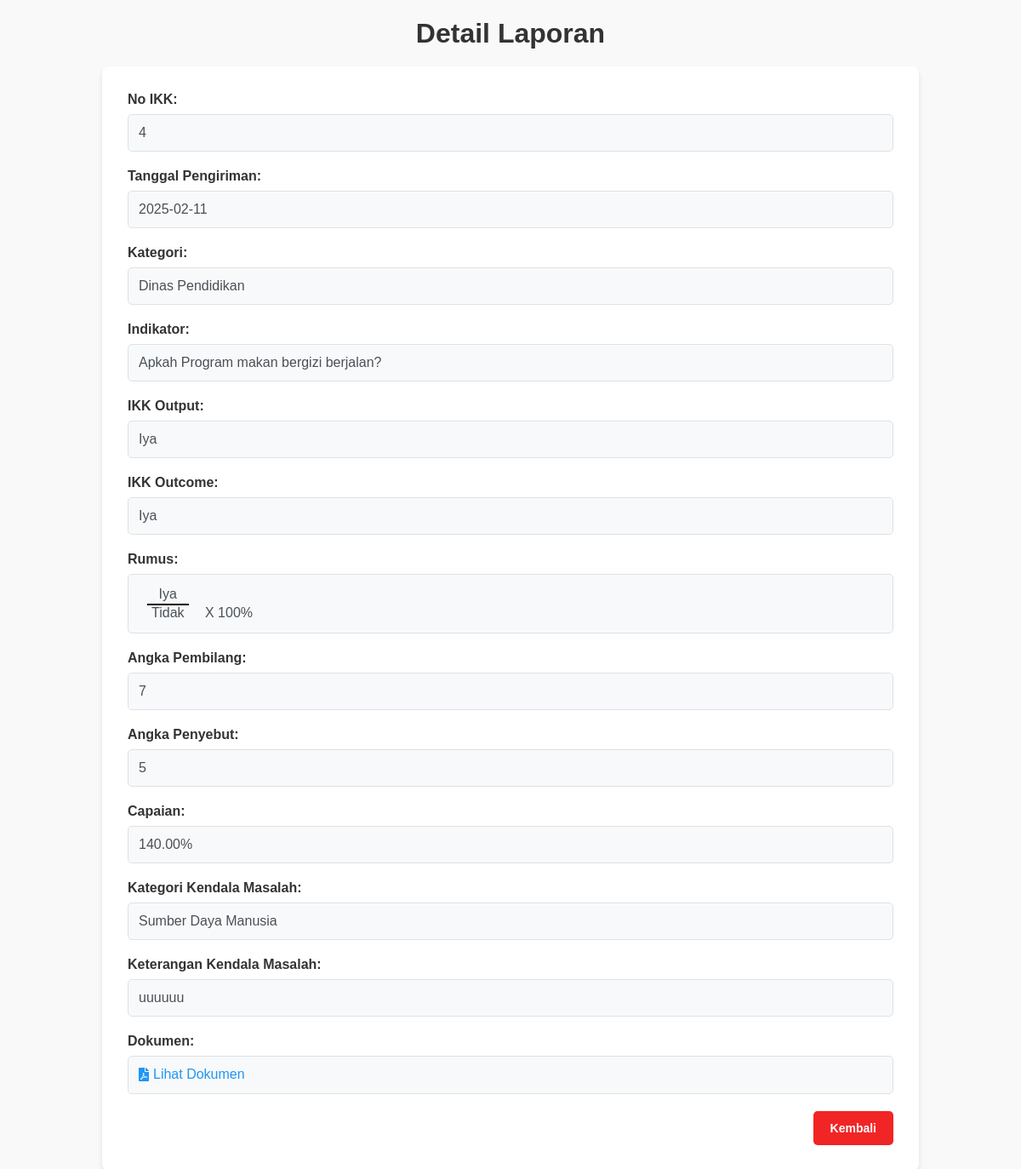
The app's page /detail_laporan.php?id=74 (signed in) with its own data.
### tables this page shows
CREATE TABLE `pelaporan_opd` (
  `id` int NOT NULL,
  `user_id` int NOT NULL,
  `no_ikk` varchar(100) NOT NULL,
  `tgl_pengiriman` date NOT NULL,
  `kategori_ikk` varchar(100) NOT NULL,
  `ikk_output` text NOT NULL,
  `ikk_outcome` varchar(200) NOT NULL,
  `indikator` varchar(200) NOT NULL,
  `penyebut` varchar(500) NOT NULL,
  `pembilang` varchar(500) NOT NULL,
  `angka_pembilang` int NOT NULL,
  `angka_penyebut` int NOT NULL,
  `capaian` decimal(10,0) NOT NULL,
  `kategori_kendala_masalah` varchar(255) NOT NULL,
  `penjelasan_kendala_masalah` text NOT NULL,
  `unggah_dokumen` varchar(255) NOT NULL,
  `status_laporan` varchar(255) NOT NULL,
  `tanggal_persetujuan` datetime DEFAULT NULL
);

CREATE TABLE `pelaporan_pem` (
  `id` int NOT NULL,
  `tgl_pengiriman` date NOT NULL,
  `no_ikk` varchar(200) NOT NULL,
  `kategori_ikk` varchar(200) NOT NULL,
  `ikk_output` text NOT NULL,
  `ikk_outcome` varchar(200) NOT NULL,
  `indikator` varchar(200) NOT NULL,
  `penyebut` varchar(200) NOT NULL,
  `pembilang` varchar(200) NOT NULL
);

### detail_laporan.php (the view, shortened to what this page needs)
<?php
include '../db_config/db_config.php';
$user_id = $_SESSION['user_id'];
$id = isset($_GET['id']) ? $_GET['id'] : '';
$query = "SELECT po.*, pp.pembilang, pp.penyebut
          FROM pelaporan_opd po
          LEFT JOIN pelaporan_pem pp ON po.id = pp.id
          WHERE po.id = ? AND po.user_id = ?";
$stmt = mysqli_prepare($conn, $query);
mysqli_stmt_bind_param($stmt, "is", $id, $user_id);
mysqli_stmt_execute($stmt);
$result = mysqli_stmt_get_result($stmt);
if ($result->num_rows > 0) {
    $data = mysqli_fetch_assoc($result);
} else {
    die("Data tidak ditemukan.");
}
?>
<!DOCTYPE html>
<html lang="id">
<head>
    <link rel="stylesheet" href="https://cdnjs.cloudflare.com/ajax/libs/font-awesome/5.15.4/css/all.min.css">
</head>
<body>
    <h1>Detail Laporan</h1>
    <div class="form">
        <div class="readonly-view">
            <div class="readonly-label">No IKK:</div>
            <div class="readonly-value"><?= htmlspecialchars($data['no_ikk']) ?></div>
        </div>
        <div class="readonly-view">
            <div class="readonly-label">Tanggal Pengiriman:</div>
            <div class="readonly-value"><?= htmlspecialchars($data['tgl_pengiriman']) ?></div>
        </div>
        <div class="readonly-view">
            <div class="readonly-label">Kategori:</div>
            <div class="readonly-value"><?= htmlspecialchars($data['kategori_ikk']) ?></div>
        </div>
        <div class="readonly-view">
            <div class="readonly-label">Indikator:</div>
            <div class="readonly-value"><?= htmlspecialchars($data['indikator']) ?></div>
        </div>
        <div class="readonly-view">
            <div class="readonly-label">IKK Output:</div>
            <div class="readonly-value"><?= nl2br(htmlspecialchars($data['ikk_output'])) ?></div>
        </div>
        <div class="readonly-view">
            <div class="readonly-label">IKK Outcome:</div>
            <div class="readonly-value"><?= htmlspecialchars($data['ikk_outcome']) ?></div>
        </div>
        <div class="container2">
            <div class="readonly-view">
                <div class="readonly-label">Rumus:</div>
                <div class="readonly-value">
                    <div class="fraction1">
                        <span class="numerator"><?= htmlspecialchars($data['pembilang']) ?></span>
                        <span class="denominator"><?= htmlspecialchars($data['penyebut']) ?></span>
                    </div>
                    <span class="multiply">X 100%</span>
                </div>
            </div>
            <div class="readonly-view">
                <div class="readonly-label">Angka Pembilang:</div>
                <div class="readonly-value"><?= htmlspecialchars($data['angka_pembilang']) ?></div>
            </div>
            <div class="readonly-view">
                <div class="readonly-label">Angka Penyebut:</div>
                <div class="readonly-value"><?= htmlspecialchars($data['angka_penyebut']) ?></div>
            </div>
            <div class="readonly-view">
                <div class="readonly-label">Capaian:</div>
                <div class="readonly-value"><?= number_format($data['capaian'], 2) ?>%</div>
            </div>
        </div>
        <div class="readonly-view">
            <div class="readonly-label">Kategori Kendala Masalah:</div>
            <div class="readonly-value"><?= htmlspecialchars($data['kategori_kendala_masalah']) ?></div>
        </div>
        <div class="readonly-view">
            <div class="readonly-label">Keterangan Kendala Masalah:</div>
            <div class="readonly-value"><?= nl2br(htmlspecialchars($data['penjelasan_kendala_masalah'])) ?></div>
        </div>
        <div class="readonly-view">
            <div class="readonly-label">Dokumen:</div>
            <div class="readonly-value">
                <?php if (!empty($data['unggah_dokumen'])): ?>
                    <a href="../OPD/<?= htmlspecialchars($data['unggah_dokumen']) ?>"
                       target="_blank"
                       class="doc-link">
                        <i class="fas fa-file-pdf"></i> Lihat Dokumen
                    </a>
                <?php else: ?>
                    <span>Tidak ada dokumen</span>
                <?php endif; ?>
            </div>
        </div>
        <div class="btn-group">
            <a href="status_IKK.php" class="btn-cancel">Kembali</a>
        </div>
    </div>
</body>
</html>

### detail_laporan.php (style rules this page uses)
body { font-family: Arial, sans-serif; margin: 20px; background-color: #f9f9f9; }
h1 { color: #333; text-align: center; margin-bottom: 20px; }
.form { max-width: 900px; margin: auto; background: white; padding: 30px; box-shadow: 0px 4px 6px rgba(0, 0, 0, 0.1); border-radius: 8px; }
.readonly-view { margin-bottom: 20px; }
.readonly-label { font-weight: bold; color: #333; margin-bottom: 8px; display: block; }
.readonly-value { width: 100%; padding: 12px; background-color: #f8f9fa; border: 1px solid #dee2e6; border-radius: 5px; color: #495057; min-height: 20px; box-sizing: border-box; }
.container2 { margin: 20px 0; }
.fraction1 { display: inline-block; text-align: center; position: relative; margin: 0 10px; }
.fraction1 .numerator, .fraction1 .denominator { display: block; padding: 2px 5px; }
.fraction1::after { content: ""; width: 100%; height: 2px; background-color: black; position: absolute; top: 50%; left: 0; }
.multiply { margin: 0 5px; }
.doc-link { color: #2196F3; text-decoration: none; display: inline-flex; align-items: center; gap: 5px; }
.doc-link i { font-size: 16px; }
.btn-group { display: flex; gap: 10px; margin-top: 20px; justify-content: flex-end; }
.btn-cancel { background-color: rgb(241, 37, 37); color: white; padding: 12px 20px; border: none; border-radius: 5px; cursor: pointer; text-decoration: none; font-size: 14px; font-weight: bold; transition: background-color 0.2s; }

### records on screen
pelaporan_opd: no_ikk "4", tgl_pengiriman "2025-02-11", kategori_ikk "Dinas Pendidikan", indikator "Apkah Program makan bergizi berjalan?", ikk_output "Iya", ikk_outcome "Iya", pelaporan_pem.pembilang "Iya", pelaporan_pem.penyebut "Tidak", angka_pembilang "7", angka_penyebut "5", capaian "140.00", kategori_kendala_masalah "Sumber Daya Manusia", penjelasan_kendala_masalah "uuuuuu"
